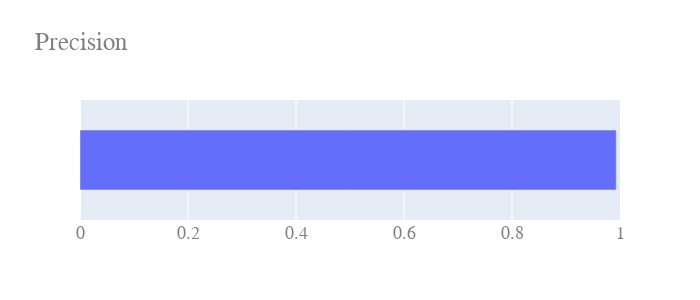
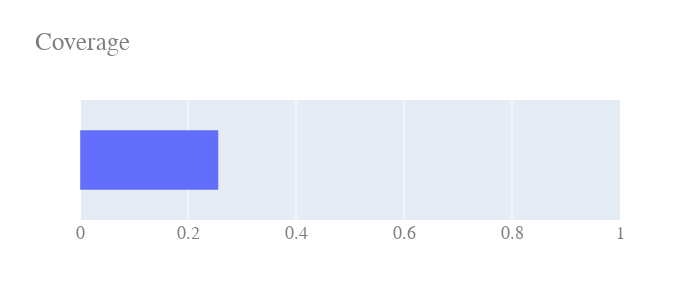

Write notebook code for charts like these, in order.
### Markdown cell above
Show precision. How likely predictions using the Anchor features would produce the same result.

### Code cell
show_bar([exp['precision']],[''],"Precision")
show_bar([exp['coverage']],[''],"Coverage")

### Figure 1 — Plotly figure (JSON) as saved in the notebook; plotly's stock layout.template omitted (floating-point values rounded to 4 significant figures)
{"data": [{"orientation": "h", "type": "bar", "width": [0.5], "x": [0.9931], "y": [""]}], "layout": {"autosize": false, "font": {"color": "#7f7f7f", "family": "Courier New, monospace", "size": 18}, "height": 300, "title": {"text": "Precision"}, "width": 700, "xaxis": {"range": [0, 1]}}}

### Figure 2 — Plotly figure (JSON) as saved in the notebook; plotly's stock layout.template omitted (floating-point values rounded to 4 significant figures)
{"data": [{"orientation": "h", "type": "bar", "width": [0.5], "x": [0.2565], "y": [""]}], "layout": {"autosize": false, "font": {"color": "#7f7f7f", "family": "Courier New, monospace", "size": 18}, "height": 300, "title": {"text": "Coverage"}, "width": 700, "xaxis": {"range": [0, 1]}}}
